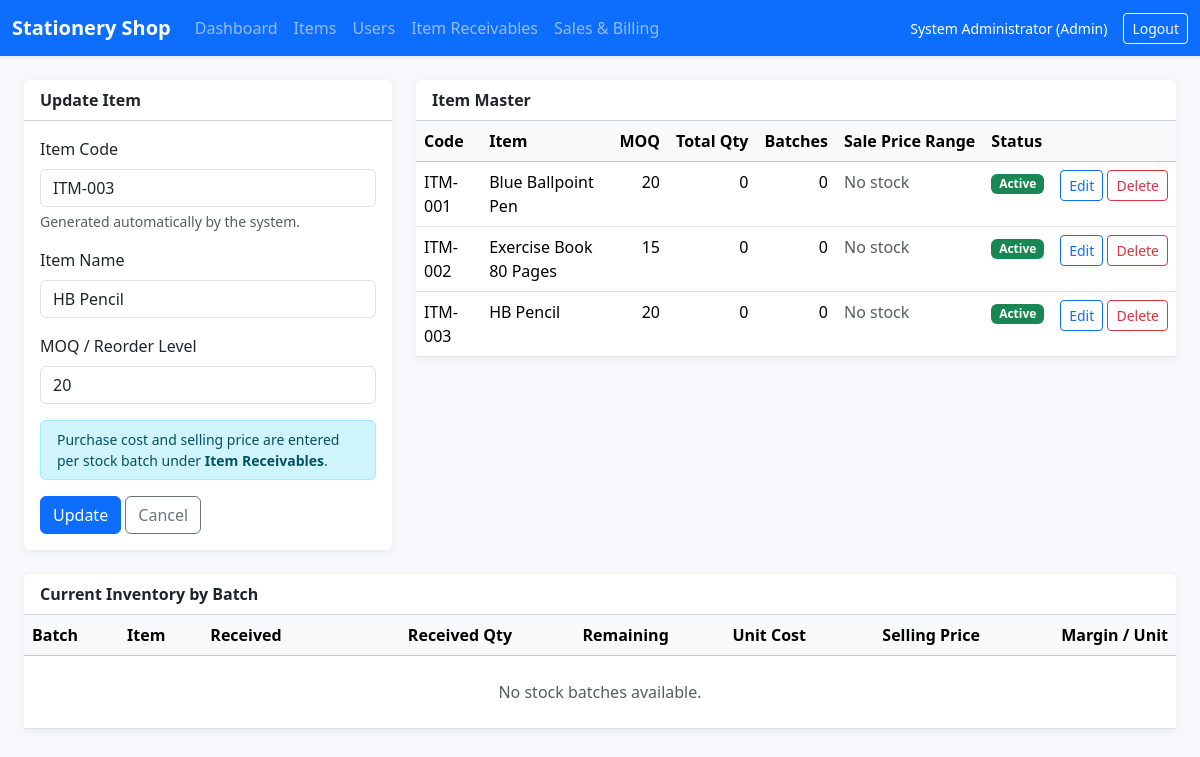
/items.php?edit=3 (signed in), run on the app's committed database.
### tables this page shows
CREATE TABLE master_item (
    item_id BIGINT UNSIGNED AUTO_INCREMENT PRIMARY KEY,
    item_code VARCHAR(40) NOT NULL UNIQUE,
    item_name VARCHAR(150) NOT NULL,
    moq INT UNSIGNED NOT NULL DEFAULT 0,
    is_active TINYINT(1) NOT NULL DEFAULT 1,
    created_at TIMESTAMP NOT NULL DEFAULT CURRENT_TIMESTAMP,
    updated_at TIMESTAMP NOT NULL DEFAULT CURRENT_TIMESTAMP ON UPDATE CURRENT_TIMESTAMP
);

CREATE TABLE master_inventory (
    item_id BIGINT UNSIGNED PRIMARY KEY,
    qty INT UNSIGNED NOT NULL DEFAULT 0,
    updated_at TIMESTAMP NOT NULL DEFAULT CURRENT_TIMESTAMP ON UPDATE CURRENT_TIMESTAMP,
    CONSTRAINT fk_inventory_item
        FOREIGN KEY (item_id) REFERENCES master_item(item_id)
        ON UPDATE CASCADE ON DELETE RESTRICT
);

### includes/functions.php (called while the page is built, shortened)
<?php
function e(?string $value): string
{
    return htmlspecialchars((string) $value, ENT_QUOTES, 'UTF-8');
}

### items.php (the view, shortened to what this page needs)
<?php
require_once __DIR__ . '/includes/functions.php';
$pdo = db();
$editItem = null;
if (isset($_GET['edit'])) {
    $stmt = $pdo->prepare('SELECT item_id, item_code, item_name, moq, is_active FROM master_item WHERE item_id = ?');
    $stmt->execute([(int) $_GET['edit']]);
    $editItem = $stmt->fetch() ?: null;
}
$nextId = (int) $pdo->query('SELECT COALESCE(MAX(item_id), 0) + 1 FROM master_item')->fetchColumn();
$nextItemCode = 'ITM-' . str_pad((string) $nextId, 3, '0', STR_PAD_LEFT);
$items = $pdo->query(
    'SELECT mi.item_id, mi.item_code, mi.item_name, mi.moq, mi.is_active, inv.qty,
            COUNT(CASE WHEN ib.qty_remaining > 0 THEN 1 END) AS active_batches,
            MIN(CASE WHEN ib.qty_remaining > 0 THEN ib.sale_price END) AS min_sale_price,
            MAX(CASE WHEN ib.qty_remaining > 0 THEN ib.sale_price END) AS max_sale_price
     FROM master_item mi
     JOIN master_inventory inv ON inv.item_id = mi.item_id
     LEFT JOIN inventory_batch ib ON ib.item_id = mi.item_id
     GROUP BY mi.item_id, mi.item_code, mi.item_name, mi.moq, mi.is_active, inv.qty
     ORDER BY mi.is_active DESC, mi.item_name'
)->fetchAll();
$batches = $pdo->query(
    'SELECT ib.batch_id, ib.receipt_id, ib.qty_received, ib.qty_remaining, ib.unit_cost, ib.sale_price,
            ib.received_date, mi.item_code, mi.item_name
     FROM inventory_batch ib
     JOIN master_item mi ON mi.item_id = ib.item_id
     WHERE ib.qty_remaining > 0
     ORDER BY mi.item_name, ib.received_date, ib.batch_id'
)->fetchAll();
require __DIR__ . '/includes/header.php';
?>
<div class="row g-4">
    <div class="col-lg-4">
        <div class="card">
            <div class="card-header bg-white"><strong><?= $editItem ? 'Update Item' : 'Add Item' ?></strong></div>
            <div class="card-body">
                <form method="post">
                    <div class="mb-3">
                        <label class="form-label">Item Code</label>
                        <input class="form-control" value="<?= e($editItem['item_code'] ?? $nextItemCode) ?>" readonly>
                        <div class="form-text">Generated automatically by the system.</div>
                    </div>
                    <div class="mb-3"><label class="form-label">Item Name</label><input class="form-control" name="item_name" value="<?= e($editItem['item_name'] ?? '') ?>" required></div>
                    <div class="mb-3"><label class="form-label">MOQ / Reorder Level</label><input type="number" min="0" class="form-control" name="moq" value="<?= e((string) ($editItem['moq'] ?? 0)) ?>" required></div>
                    <div class="alert alert-info py-2 small">Purchase cost and selling price are entered per stock batch under <strong>Item Receivables</strong>.</div>
                    <button class="btn btn-primary" type="submit"><?= $editItem ? 'Update' : 'Add Item' ?></button>
                    <?php if ($editItem): ?><a class="btn btn-outline-secondary" href="items.php">Cancel</a><?php endif; ?>
                </form>
            </div>
        </div>
    </div>
    <div class="col-lg-8">
        <div class="card">
            <div class="card-header bg-white"><strong>Item Master</strong></div>
            <div class="card-body p-0">
                <div class="table-responsive">
                    <table class="table table-hover mb-0">
                        <thead class="table-light"><tr><th>Code</th><th>Item</th><th class="text-end">MOQ</th><th class="text-end">Total Qty</th><th class="text-end">Batches</th><th>Sale Price Range</th><th>Status</th><th></th></tr></thead>
                        <tbody>
                        <?php foreach ($items as $row): ?>
                            <tr>
                                <td><?= e($row['item_code']) ?></td>
                                <td><?= e($row['item_name']) ?></td>
                                <td class="text-end"><?= (int) $row['moq'] ?></td>
                                <td class="text-end"><?= (int) $row['qty'] ?></td>
                                <td class="text-end"><?= (int) $row['active_batches'] ?></td>
                                <td>
                                    <?php if ($row['min_sale_price'] === null): ?>
                                        <span class="text-muted">No stock</span>
                                    <?php elseif ((float) $row['min_sale_price'] === (float) $row['max_sale_price']): ?>
                                        <?= e(money($row['min_sale_price'])) ?>
                                    <?php else: ?>
                                        <?= e(money($row['min_sale_price'])) ?> – <?= e(money($row['max_sale_price'])) ?>
                                    <?php endif; ?>
                                </td>
                                <td><span class="badge text-bg-<?= (int) $row['is_active'] === 1 ? 'success' : 'secondary' ?>"><?= (int) $row['is_active'] === 1 ? 'Active' : 'Deleted' ?></span></td>
                                <td class="text-end text-nowrap">
                                    <a class="btn btn-sm btn-outline-primary" href="items.php?edit=<?= (int) $row['item_id'] ?>">Edit</a>
                                    <form method="post" class="d-inline">
                                        <button class="btn btn-sm btn-outline-<?= (int) $row['is_active'] === 1 ? 'danger' : 'success' ?>" data-confirm="<?= (int) $row['is_active'] === 1 ? 'Delete this item from the active list?' : 'Restore this item?' ?>">
                                            <?= (int) $row['is_active'] === 1 ? 'Delete' : 'Restore' ?>
                                        </button>
                                    </form>
                                </td>
                            </tr>
                        <?php endforeach; ?>
                        </tbody>
                    </table>
                </div>
            </div>
        </div>
    </div>
    <div class="col-12">
        <div class="card">
            <div class="card-header bg-white"><strong>Current Inventory by Batch</strong></div>
            <div class="card-body p-0">
                <div class="table-responsive">
                    <table class="table table-hover mb-0">
                        <thead class="table-light"><tr><th>Batch</th><th>Item</th><th>Received</th><th class="text-end">Received Qty</th><th class="text-end">Remaining</th><th class="text-end">Unit Cost</th><th class="text-end">Selling Price</th><th class="text-end">Margin / Unit</th></tr></thead>
                        <tbody>
                        <?php if (!$batches): ?><tr><td colspan="8" class="text-center text-muted py-4">No stock batches available.</td></tr><?php endif; ?>
                        </tbody>
                    </table>
                </div>
            </div>
        </div>
    </div>
</div>
<?php require __DIR__ . '/includes/footer.php'; ?>

### assets/css/style.css (style rules this page uses)
body { background: #f6f8fb; }
.card { border: 0; box-shadow: 0 0.125rem 0.5rem rgba(0, 0, 0, 0.06); }
.table thead th { white-space: nowrap; }

### data on the page
master_item: item_code "ITM-003", item_name "HB Pencil", moq "20"
master_inventory: item_id.item_code "ITM-001", item_id.item_name "Blue Ballpoint Pen", item_id.moq "20", qty "0", active_batches "0"
master_inventory: item_id.item_code "ITM-002", item_id.item_name "Exercise Book 80 Pages", item_id.moq "15", qty "0", active_batches "0"
master_inventory: item_id.item_code "ITM-003", item_id.item_name "HB Pencil", item_id.moq "20", qty "0", active_batches "0"

### other printed values
$user['name'] "System Administrator"
$user['role'] "Admin"
